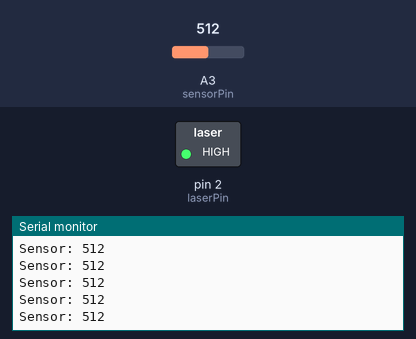
A sketch run on a simulated Arduino Uno, built with avr-gcc and run on an emulated ATmega328P. Parts: switched loads named in the sketch (green lamp = pin HIGH), the last lines printed to the serial monitor. Inputs (shaded band) come from the test bench; at power-on: A3 (sensorPin) = 512.

Above: at 1.8 s.
1.9 s: A3 (sensorPin) set to 308
At 2.7 s:
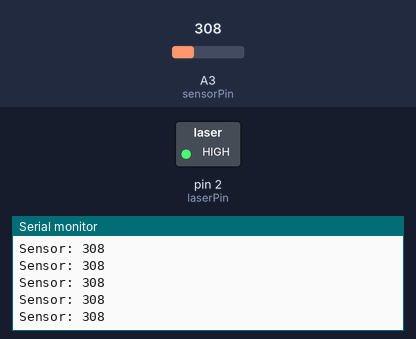
4.9 s: A3 (sensorPin) set to 283
At 5.6 s:
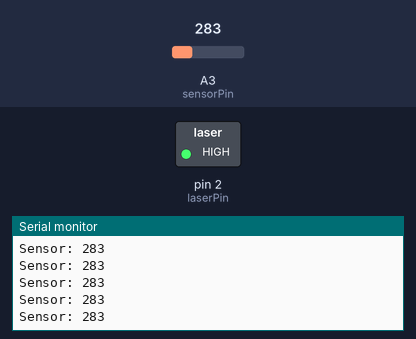
Timing chart, 0 to 7.9 s (numbered marks = the images above; inputs shaded):
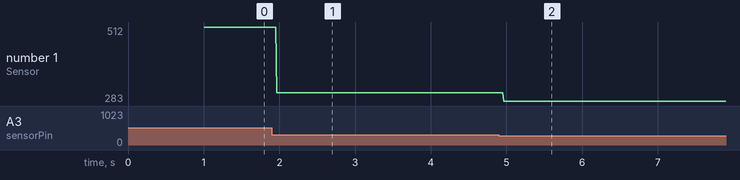

The sketch:

detectorscript.ino
```cpp
// Initialize pins
int laserPin = 2;
int sensorPin = 3;

// Initialize sensor value, threshold, and polling delay
int value = 0;
int threshold = 300;
int dt = 100;

// Initialize period and time varibles
int t = 0;
int t1 = 0;
int t2 = 0;
int t3 = 0;
int t4 = 0;

// Initiallize count and blocked trackers
int count = 0;
boolean blocked = false;

void setup() {
  Serial.begin(9600);
  Serial.println("Starting...");
  pinMode(laserPin, OUTPUT);
  digitalWrite(laserPin, HIGH);
}

void loop() {
  delay(1000);
  Serial.println("Ready!");
    while (t1==0 || t2==0 || t3==0 || t4==0) {
      Serial.print("Sensor: ");
      // Poll sensor and record corrisponding time variable
      value = analogRead(sensorPin);
      Serial.println(value);
      if (value > threshold && !blocked && t1==0) {
        t1 = millis();
        Serial.print("t1: ");
        Serial.println(t1);
        blocked = true;
      }
      if (value < threshold && blocked && t2==0) {
        t2 = millis();
        Serial.print("t2: ");
        Serial.println(t2);
        blocked = false;
      }
      if (value > threshold && !blocked && t3==0) {
        t3 = millis();
        Serial.print("t3: ");
        Serial.println(t3);
        blocked = true;
      }
      if (value < threshold && blocked && t4==0) {
        t4 = millis();
        Serial.print("t4: ");
        Serial.println(t4);
        blocked = false;
      }
      delayMicroseconds(dt);
    }
    // Add calcualted period to sum of periods.
    t = (t3 + t4) - (t1 + t2);
  Serial.println("Period:");
  // Print average of 5 periods to serial
  Serial.println(t);
}
```

Measured:
- after the input at 1.9 s, the serial monitor: prints a new line after 0.07 s (image 1)
- after the input at 4.9 s, the serial monitor: prints a new line after 0.07 s (image 2)
- plotted number 1: 512 → 308 after the input at 1.9 s, 308 → 283 after the input at 4.9 s
